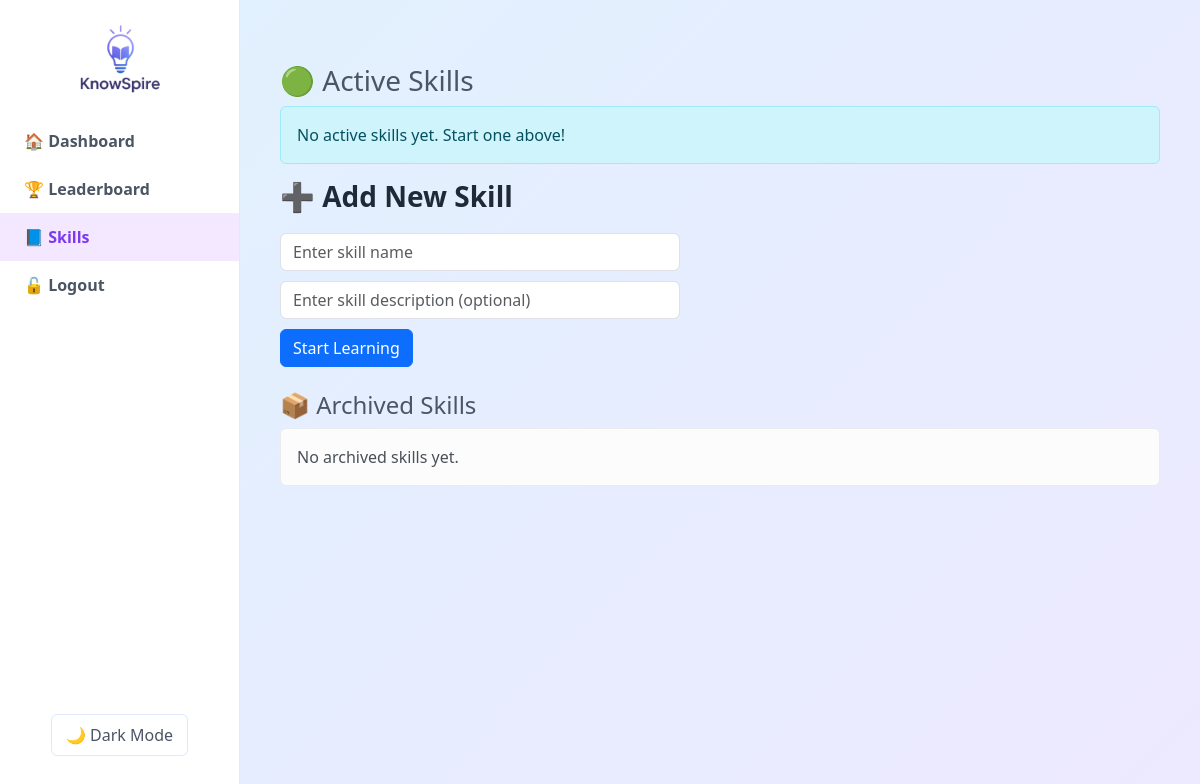
The page /skills/ (signed in) on the database as committed earlier.
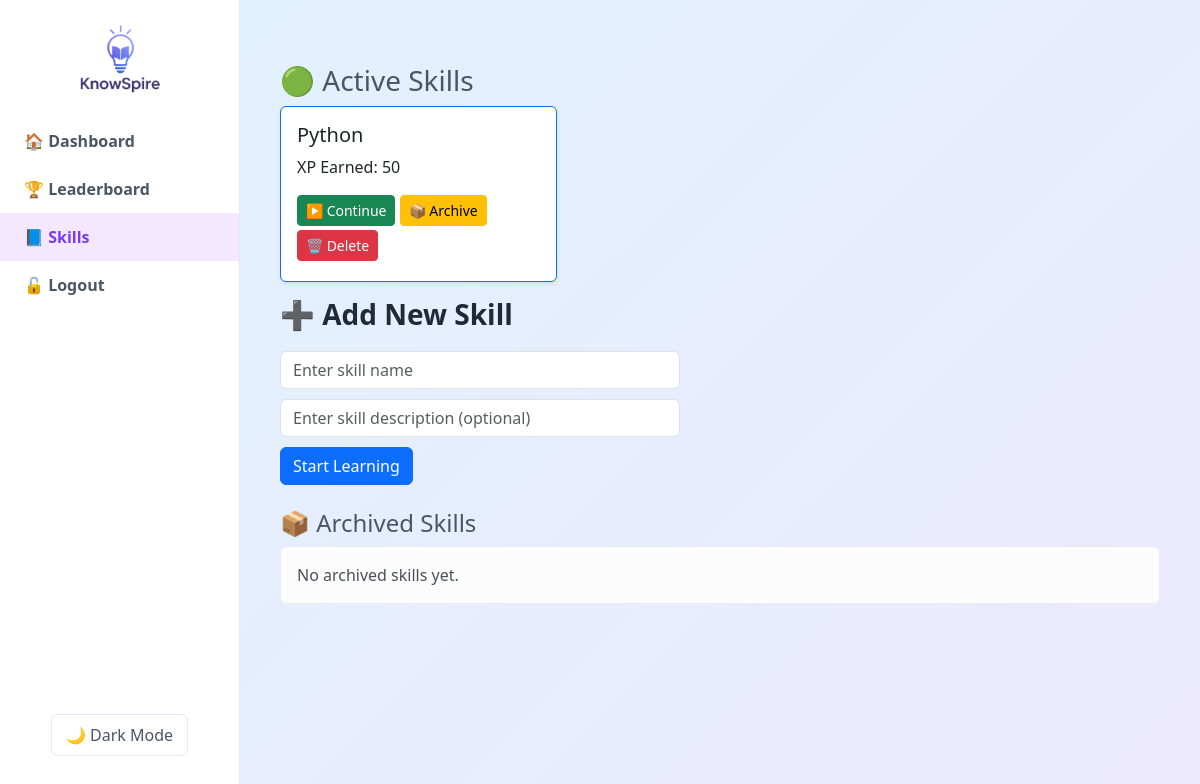
The same page on the database as committed later.
### userauth/models.py (models this page shows, shortened)
class UserSkill(models.Model):
    user = models.ForeignKey(settings.AUTH_USER_MODEL, on_delete=models.CASCADE, related_name="user_skills")
    skill = models.ForeignKey(Skill, on_delete=models.CASCADE)
    is_active = models.BooleanField(default=True)
    progress_pct = models.PositiveSmallIntegerField(default=0)
    xp_earned = models.PositiveIntegerField(default=0)
    started_at = models.DateTimeField(default=timezone.now)
    completed_at = models.DateTimeField(null=True, blank=True)
    total_minutes_spent = models.PositiveIntegerField(default=0)
    class Meta:
        unique_together = ("user", "skill")

class Skill(models.Model):
    slug = models.SlugField(unique=True)
    title = models.CharField(max_length=120)
    description = models.TextField(blank=True)
    is_active = models.BooleanField(default=True)

### userauth/views.py (the view, shortened to what this page needs)
# urls.py: path("skills/", views.skills_view, name="skills"),
@login_required
def skills_view(request):
    user = request.user
    active_user_skills = UserSkill.objects.filter(user=user, is_active=True).select_related("skill")
    archived_user_skills = UserSkill.objects.filter(user=user, is_active=False).select_related("skill")
    all_skills = Skill.objects.all()
    return render(request, "skills.html", {
        "active_user_skills": active_user_skills,
        "archived_user_skills": archived_user_skills,
        "available_skills": all_skills
    })

### userauth/services/streaks.py (called while the page is built, shortened)
def _to_local_date(dt):
    return timezone.localtime(dt).date()

@transaction.atomic
def apply_daily_streak(user, *, now=None):
    if now is None:
        now = timezone.now()
    today = _to_local_date(now)
    profile, _ = UserProfile.objects.select_for_update().get_or_create(user=user)
    last_seen_date = None
    if profile.last_activity_at:
        last_seen_date = _to_local_date(profile.last_activity_at)
    if DEBUG_STREAK:
        print(f"[apply_daily_streak] user={user.username} today={today} "
              f"last_seen_date={last_seen_date} before_streak={profile.current_streak}")
    if last_seen_date == today:
        if DEBUG_STREAK:
            print("[apply_daily_streak] already updated today -> no-op")
        return profile, 0, False

### userauth/templates/skills.html (shortened to what this page needs)
{% extends "base.html" %}
{% load static %}
{% block body %}
<div class="dashboard-layout" id="theme-root" data-theme="light">
  <aside class="sidebar">
    <div class="sidebar-logo">
      <img src="{% static 'assets/images/img_header_logo.png' %}" alt="Logo">
    </div>
    <nav class="sidebar-nav">
      <a href="{% url 'dashboard' %}" class="sidebar-link">🏠 Dashboard</a>
      <a href="{% url 'leaderboard' %}" class="sidebar-link">🏆 Leaderboard</a>
      <a href="{% url 'skills' %}" class="sidebar-link active">📘 Skills</a>
      <a href="{% url 'logout' %}" class="sidebar-link" id="logout-link">🔓 Logout</a>
    </nav>
    <button class="theme-toggle" id="theme-toggle-btn">🌙 Dark Mode</button>
  </aside>
  <main class="main-content">
    <div class="skills-header">
 <h3 class="mt-4">🟢 Active Skills</h3>
    <div class="row">
      {% for user_skill in active_user_skills %}
        <div class="col-md-4 mb-3">
          <div class="card border-primary shadow-sm">
            <div class="card-body">
              <h5 class="card-title">{{ user_skill.skill.title }}</h5>
              <p class="card-text">XP Earned: {{ user_skill.xp_earned }}</p>
              <button class="btn btn-success btn-sm mb-1 continue-btn" data-skill-slug="{{ user_skill.skill.slug }}">
                ▶️ Continue
              </button>
              <form method="post" action="{% url 'archive_skill' user_skill.id %}" style="display:inline;">
                <button type="submit" class="btn btn-warning btn-sm mb-1">📦 Archive</button>
              </form>
              <form method="post" action="{% url 'delete_skill' user_skill.id %}" style="display:inline;">
                <button type="submit" class="btn btn-danger btn-sm mb-1">🗑 Delete</button>
              </form>
            </div>
          </div>
        </div>
      {% empty %}
        <div class="col-12">
          <div class="alert alert-info">No active skills yet. Start one above!</div>
        </div>
      {% endfor %}
    </div>
    <div class="skills-header">
      <h1>➕ Add New Skill</h1>
      <form method="post" action="{% url 'skills' %}" class="skills-form">
        <input type="text" name="skill_slug" class="form-control" placeholder="Enter skill name" list="skill-options">
        <input type="text" name="skill_description" class="form-control" placeholder="Enter skill description (optional)">
        <button type="submit" class="btn btn-primary">Start Learning</button>
      </form>
    </div>
  <div class="skills-header mt-4">
    <h4 class="mt-4">📦 Archived Skills</h4>
    <div class="row">
      {% for user_skill in archived_user_skills %}
        <div class="col-md-4 mb-3">
          <div class="card border-secondary shadow-sm">
            <div class="card-body">
              <h5 class="card-title">{{ user_skill.skill.title }}</h5>
              <p class="card-text text-muted">XP: {{ user_skill.xp_earned }}</p>
              <div class="d-flex justify-content-between">
                <form method="post" action="{% url 'delete_skill' user_skill.id %}" onsubmit="return confirm('Are you sure you want to delete this skill?');">
                  {% csrf_token %}
                  <button type="submit" class="btn btn-danger btn-sm">🗑 Delete</button>
                </form>
                <form method="get" action="{% url 'download_skill_data' user_skill.id %}">
                  <button type="submit" class="btn btn-outline-primary btn-sm">📥 Download</button>
                </form>
              </div>
            </div>
          </div>
        </div>
      {% empty %}
        <div class="col-12">
          <div class="alert alert-light">No archived skills yet.</div>
        </div>
      {% endfor %}
    </div>
  </div>
  </main>
</div>
{% endblock %}

### userauth/templates/base.html (shortened to what this page needs)
<!doctype html>
<html lang="en">
<head>
    <link href="https://cdn.jsdelivr.net/npm/bootstrap@5.3.7/dist/css/bootstrap.min.css" rel="stylesheet">
</head>
<body>
{% block body %}
{% endblock %}
</body>
</html>

### userauth/templates/skills.html (style rules this page uses)
:root { --bg-gradient-start: #e0f2fe; --bg-gradient-end: #ede9fe; --sidebar-bg: #ffffff; --sidebar-text: #4b5563; --sidebar-hover: #f3e8ff; --sidebar-active: #7c3aed; --card-bg: #ffffff; --card-border: #e0e7ff; --text-primary: #1f2937; --text-secondary: #4b5563; --progress-bg: #e0e7ff; --button-text: #ffffff; }
html { font-family: 'Poppins', sans-serif; }
#theme-root { background: linear-gradient(135deg, var(--bg-gradient-start), var(--bg-gradient-end)); color: var(--text-secondary); transition: background 0.3s ease, color 0.3s ease; min-height: 100vh; display: flex; }
.dashboard-layout { display: flex; min-height: 100vh; }
.sidebar { width: 240px; background: var(--sidebar-bg); padding: 24px 0; display: flex; flex-direction: column; align-items: center; border-right: 1px solid var(--card-border); }
.sidebar-logo img { width: 80px; }
.sidebar-nav { width: 100%; margin-top: 24px; display: flex; flex-direction: column; }
.sidebar-link { text-decoration: none; padding: 12px 24px; color: var(--sidebar-text); font-weight: 600; transition: background 0.2s, color 0.2s; }
.sidebar-link:hover, .sidebar-link.active { background: var(--sidebar-hover); color: var(--sidebar-active); }
.theme-toggle { margin-top: auto; margin-bottom: 20px; border: 1px solid var(--card-border); background: none; color: var(--sidebar-text); padding: 8px 14px; border-radius: 6px; cursor: pointer; }
.main-content { flex: 1; padding: 40px; }
.skills-header h1 { font-size: 28px; font-weight: 700; color: var(--text-primary); margin-bottom: 20px; }
.form-control { max-width: 400px; margin-bottom: 10px; }

Rows that differ between the two databases and show on the page:
added UserSkill: skill "Python", xp_earned "50"
Other text that changed with them:
text no longer shown: "No active skills yet. Start one above!"
